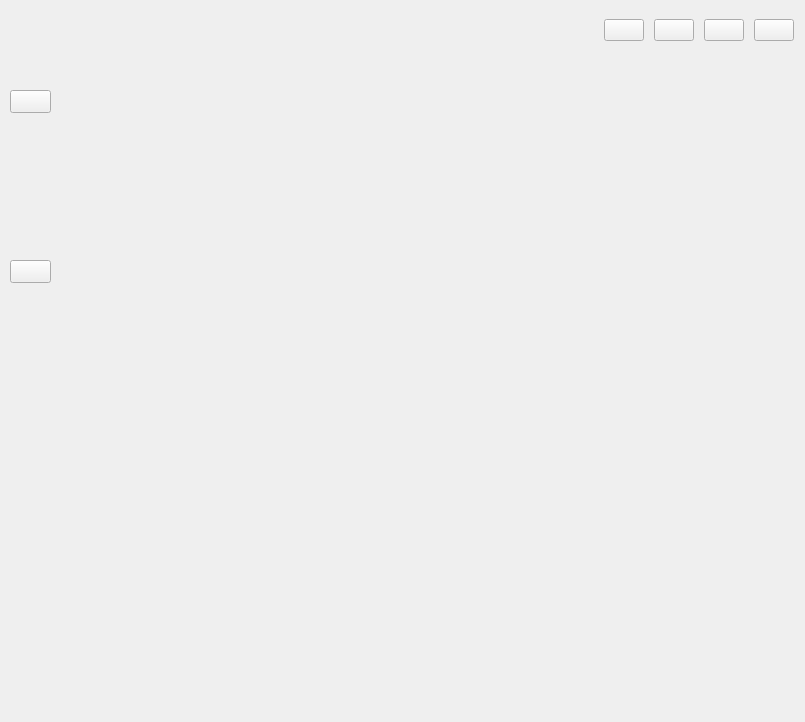
<?xml version="1.0" encoding="UTF-8"?>
<ui version="4.0">
 <class>mainwindow</class>
 <widget class="QWidget" name="mainwindow">
  <property name="geometry">
   <rect>
    <x>0</x>
    <y>0</y>
    <width>805</width>
    <height>722</height>
   </rect>
  </property>
  <property name="windowTitle">
   <string>win_avd_eim</string>
  </property>
  <layout class="QHBoxLayout" name="horizontalLayout_2">
   <property name="spacing">
    <number>0</number>
   </property>
   <property name="leftMargin">
    <number>0</number>
   </property>
   <property name="topMargin">
    <number>0</number>
   </property>
   <property name="rightMargin">
    <number>0</number>
   </property>
   <property name="bottomMargin">
    <number>0</number>
   </property>
   <item>
    <widget class="QWidget" name="frameLeftwidget" native="true">
     <property name="minimumSize">
      <size>
       <width>66</width>
       <height>0</height>
      </size>
     </property>
     <widget class="QPushButton" name="btn_chatPage">
      <property name="geometry">
       <rect>
        <x>10</x>
        <y>90</y>
        <width>41</width>
        <height>23</height>
       </rect>
      </property>
      <property name="text">
       <string/>
      </property>
     </widget>
     <widget class="QPushButton" name="btn_deptPage">
      <property name="geometry">
       <rect>
        <x>10</x>
        <y>260</y>
        <width>41</width>
        <height>23</height>
       </rect>
      </property>
      <property name="text">
       <string/>
      </property>
     </widget>
    </widget>
   </item>
   <item>
    <layout class="QVBoxLayout" name="verticalLayout">
     <property name="spacing">
      <number>0</number>
     </property>
     <item>
      <widget class="QWidget" name="widget_2" native="true">
       <property name="minimumSize">
        <size>
         <width>200</width>
         <height>60</height>
        </size>
       </property>
       <layout class="QHBoxLayout" name="horizontalLayout">
        <property name="spacing">
         <number>10</number>
        </property>
        <property name="topMargin">
         <number>0</number>
        </property>
        <property name="bottomMargin">
         <number>0</number>
        </property>
        <item>
         <spacer name="horizontalSpacer">
          <property name="orientation">
           <enum>Qt::Horizontal</enum>
          </property>
          <property name="sizeHint" stdset="0">
           <size>
            <width>40</width>
            <height>20</height>
           </size>
          </property>
         </spacer>
        </item>
        <item>
         <widget class="QPushButton" name="btn_min">
          <property name="text">
           <string/>
          </property>
         </widget>
        </item>
        <item>
         <widget class="QPushButton" name="btn_max">
          <property name="text">
           <string/>
          </property>
         </widget>
        </item>
        <item>
         <widget class="QPushButton" name="btn_restore">
          <property name="text">
           <string/>
          </property>
         </widget>
        </item>
        <item>
         <widget class="QPushButton" name="btn_close">
          <property name="text">
           <string/>
          </property>
         </widget>
        </item>
       </layout>
      </widget>
     </item>
     <item>
      <widget class="QStackedWidget" name="stackedWidget">
       <property name="currentIndex">
        <number>1</number>
       </property>
       <widget class="QWidget" name="page">
        <layout class="QHBoxLayout" name="horizontalLayout_3"/>
       </widget>
       <widget class="QWidget" name="page_2"/>
      </widget>
     </item>
    </layout>
   </item>
  </layout>
 </widget>
 <layoutdefault spacing="6" margin="11"/>
 <resources>
  <include location="../win_avd_eim.qrc"/>
 </resources>
 <connections/>
</ui>
